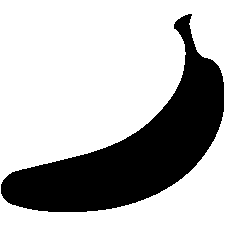
%> input picture LAB - 8/banana.bmp, 225 x 225 px
$ octave a_2.m   (GNU Octave 9; MATLAB toolbox functions it lacks are replaced by stand-ins)
%> lines starting %> are read from the running program, lines starting %| are printed output that depends on the picture; in (x1, y1, x2, y2) boxes, pixels count from 0 and x2, y2 are one past the last pixel; in counts of white or black regions, pixels touching at a corner belong together; the program's own positions count from 1
img = imread('banana.bmp');
%> img: size 225x225 logical; 70.2% white; 1 black region, box (x1, y1, x2, y2) and area: (1, 14, 224, 212) 15064
img = im2bw(img);
img = imcomplement(img);

subplot(3, 3, 1);
imshow(img);
title('Original Image');

% define structuring element.
s = strel('Disk', 6);

% erosion
erosion = imerode(img, s);
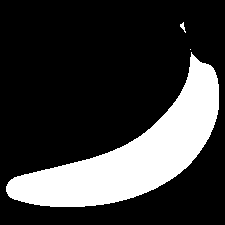
%> erosion: size 225x225 logical; 22.8% white; 3 white regions (1 under 20 px), largest, box (x1, y1, x2, y2) and area: (6, 52, 219, 207) 11509, (180, 22, 186, 33) 28

subplot(3, 3, 2);
imshow(erosion);
title('After erosion');

subplot(3, 3, 3);
imshow(img - erosion);
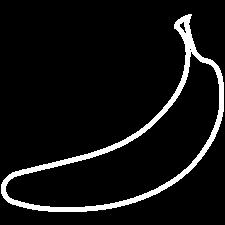
%> displayed picture: size 225x225, on the screen's scale of 0 to 255; 7% white; 1 white region, box (x1, y1, x2, y2) and area: (1, 14, 224, 212) 3526
title('Boundary Extraction');

% dialation

dialation = imdilate(img, s);
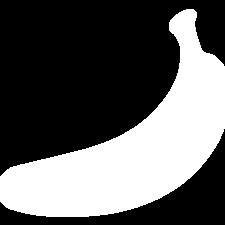
%> dialation: size 225x225 logical; 36.6% white; 1 white region, box (x1, y1, x2, y2) and area: (0, 9, 225, 217) 18516

subplot(3, 3, 4);
imshow(dialation);
title('After dialation');

subplot(3, 3, 5);
imshow(dialation - img);
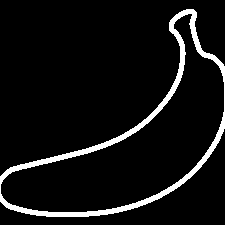
%> displayed picture: size 225x225, on the screen's scale of 0 to 255; 6.8% white; 1 white region, box (x1, y1, x2, y2) and area: (0, 9, 225, 217) 3452
title('Boundary Extraction');

$ run again, with LAB - 8/Geometrical.bmp copied over LAB - 8/banana.bmp
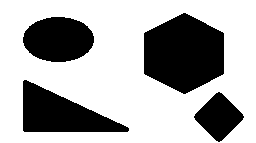
%> input picture LAB - 8/Geometrical.bmp, 256 x 143 px
%> erosion: size 143x256 logical; 21.2% white; 4 white regions, box (x1, y1, x2, y2) and area: (149, 19, 219, 88) 3628, (28, 87, 113, 127) 1732, (28, 22, 89, 57) 1624, (200, 98, 238, 136) 760
%> `dialation = imdilate(img, s);`:
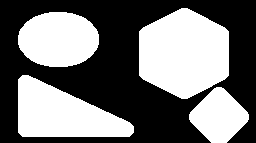
%> dialation: size 143x256 logical; 45.4% white; 4 white regions, box (x1, y1, x2, y2) and area: (139, 8, 229, 99) 6350, (18, 75, 134, 137) 4545, (18, 12, 99, 67) 3565, (189, 87, 249, 143) 2146
%> `imshow(dialation - img);`:
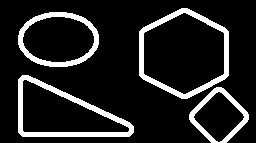
%> displayed picture: size 143x256, on the screen's scale of 0 to 255; 13% white; 4 white regions, box (x1, y1, x2, y2) and area: (18, 75, 134, 137) 1503, (139, 8, 229, 99) 1446, (18, 12, 99, 67) 1056, (189, 87, 249, 143) 758
